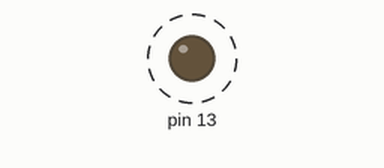
Recording of a sketch running on a simulated Arduino Uno, built with avr-gcc and run on an emulated ATmega328P. Parts: output pins drawn as LEDs (lit = HIGH). Dashed ring = blinking.

Above: at 0.5 s.
Timing chart, 0 to 4.6 s (numbered marks = the images above):
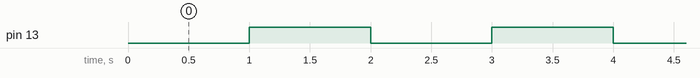

Measured:
- by itself, pin 13: alternates HIGH for 1.0 s and LOW for 1.0 s

The sketch:

blinktimer.ino
```cpp
#define PINMASK(x) (1U << x)
#define CPU_F 16000000L

void setup() {
  DDRB |= PINMASK(5);
  // Set Timer1 to simply count, no compare no waveform generation
  TCCR1A = 0x00;
  // Timer Interrupt Mask. Sets interrupt for timer overflow
  TIMSK1 = (1 << TOIE1);
  // Make Timer1 start counting from 49910 instead of 0
  TCNT1 = 0xFFFF - (CPU_F/1024);
  sei(); // enable interrupts
  // CS = Clock Select | Timer/Counter Control Register (for timer 1)
  // this line sets prescaler to 1024 | 16MHz/1024 = 15625Hz
  TCCR1B = (1 << CS10) | (1 << CS12);
}
void loop() {
  while(1);
}

// Timer 1 automatically resets to 0 after overflow,
// so we force it to start from 49910 instead
ISR(TIMER1_OVF_vect){
    PORTB ^= PINMASK(5);
    TCNT1 = 0xFFFF - (CPU_F/1024);
}
```
